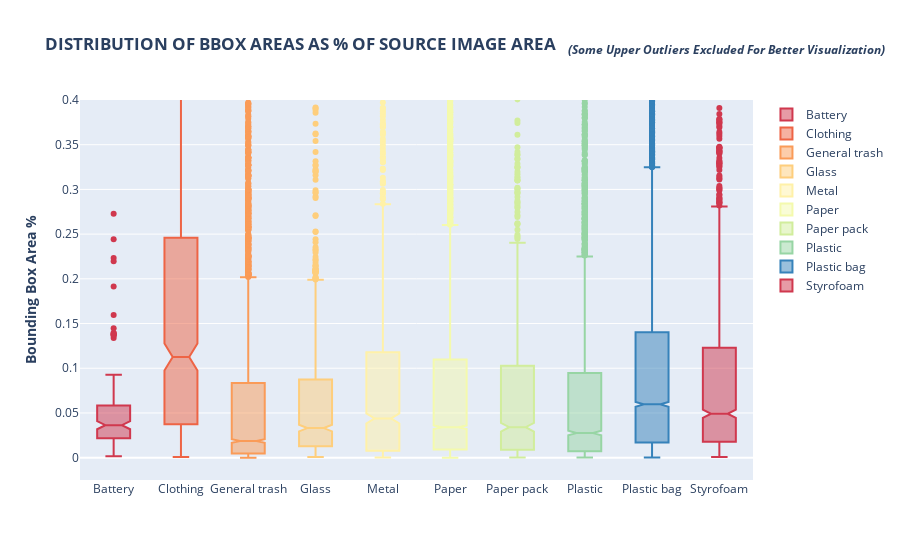

Notebook cell for this chart:
### Markdown cell above
## 2-5. Distribution of bbox area

### Code cell
# 각 Class 별 bounding box의 크기 분포입니다.
# Update bbox dataframe to make this easier
bbox_df["frac_bbox_area"] = (bbox_df["frac_x_max"]-bbox_df["frac_x_min"])*(bbox_df["frac_y_max"]-bbox_df["frac_y_min"])
# bbox_df["class_id_as_str"] = bbox_df["class_id"].map(classes)
display(bbox_df.head())

fig = px.box(bbox_df.sort_values(by="class_name"), x="class_name", y="frac_bbox_area", color="class_name", 
             color_discrete_sequence=LABEL_COLORS_WOUT_NO_FINDING, notched=True,
             labels={"class_name":"Class Name", "frac_bbox_area":"BBox Area (%)"},
             title="<b>DISTRIBUTION OF BBOX AREAS AS % OF SOURCE IMAGE AREA   " \
                   "<i><sub>(Some Upper Outliers Excluded For Better Visualization)</sub></i></b>")

fig.update_layout(showlegend=True,
                  yaxis_range=[-0.025,0.4],
                  legend_title_text=None,
                  xaxis_title="",
                  yaxis_title="<b>Bounding Box Area %</b>",)
fig.show()

### Figure 1 — Plotly figure (JSON) as saved in the notebook; plotly's stock layout.template omitted (floating-point values rounded to 4 significant figures; data arrays with more than 128 entries replaced by an {"elided": "..."} marker saying what was removed)
{"data": [{"alignmentgroup": "True", "hovertemplate": "Class Name=%{x}<br>BBox Area (%)=%{y}<extra></extra>", "legendgroup": "Battery", "marker": {"color": "rgb(208, 56, 78)"}, "name": "Battery", "notched": true, "offsetgroup": "Battery", "orientation": "v", "showlegend": true, "type": "box", "x": {"elided": "159 str values"}, "x0": " ", "xaxis": "x", "y": {"elided": "159 float values"}, "y0": " ", "yaxis": "y"}, {"alignmentgroup": "True", "hovertemplate": "Class Name=%{x}<br>BBox Area (%)=%{y}<extra></extra>", "legendgroup": "Clothing", "marker": {"color": "rgb(238, 100, 69)"}, "name": "Clothing", "notched": true, "offsetgroup": "Clothing", "orientation": "v", "showlegend": true, "type": "box", "x": {"elided": "468 str values"}, "x0": " ", "xaxis": "x", "y": {"elided": "468 float values"}, "y0": " ", "yaxis": "y"}, {"alignmentgroup": "True", "hovertemplate": "Class Name=%{x}<br>BBox Area (%)=%{y}<extra></extra>", "legendgroup": "General trash", "marker": {"color": "rgb(250, 155, 88)"}, "name": "General trash", "notched": true, "offsetgroup": "General trash", "orientation": "v", "showlegend": true, "type": "box", "x": {"elided": "3966 str values"}, "x0": " ", "xaxis": "x", "y": {"elided": "3966 float values"}, "y0": " ", "yaxis": "y"}, {"alignmentgroup": "True", "hovertemplate": "Class Name=%{x}<br>BBox Area (%)=%{y}<extra></extra>", "legendgroup": "Glass", "marker": {"color": "rgb(254, 206, 124)"}, "name": "Glass", "notched": true, "offsetgroup": "Glass", "orientation": "v", "showlegend": true, "type": "box", "x": {"elided": "982 str values"}, "x0": " ", "xaxis": "x", "y": {"elided": "982 float values"}, "y0": " ", "yaxis": "y"}, {"alignmentgroup": "True", "hovertemplate": "Class Name=%{x}<br>BBox Area (%)=%{y}<extra></extra>", "legendgroup": "Metal", "marker": {"color": "rgb(255, 241, 168)"}, "name": "Metal", "notched": true, "offsetgroup": "Metal", "orientation": "v", "showlegend": true, "type": "box", "x": {"elided": "936 str values"}, "x0": " ", "xaxis": "x", "y": {"elided": "936 float values"}, "y0": " ", "yaxis": "y"}, {"alignmentgroup": "True", "hovertemplate": "Class Name=%{x}<br>BBox Area (%)=%{y}<extra></extra>", "legendgroup": "Paper", "marker": {"color": "rgb(244, 250, 173)"}, "name": "Paper", "notched": true, "offsetgroup": "Paper", "orientation": "v", "showlegend": true, "type": "box", "x": {"elided": "6352 str values"}, "x0": " ", "xaxis": "x", "y": {"elided": "6352 float values"}, "y0": " ", "yaxis": "y"}, {"alignmentgroup": "True", "hovertemplate": "Class Name=%{x}<br>BBox Area (%)=%{y}<extra></extra>", "legendgroup": "Paper pack", "marker": {"color": "rgb(209, 237, 156)"}, "name": "Paper pack", "notched": true, "offsetgroup": "Paper pack", "orientation": "v", "showlegend": true, "type": "box", "x": {"elided": "897 str values"}, "x0": " ", "xaxis": "x", "y": {"elided": "897 float values"}, "y0": " ", "yaxis": "y"}, {"alignmentgroup": "True", "hovertemplate": "Class Name=%{x}<br>BBox Area (%)=%{y}<extra></extra>", "legendgroup": "Plastic", "marker": {"color": "rgb(151, 213, 164)"}, "name": "Plastic", "notched": true, "offsetgroup": "Plastic", "orientation": "v", "showlegend": true, "type": "box", "x": {"elided": "2943 str values"}, "x0": " ", "xaxis": "x", "y": {"elided": "2943 float values"}, "y0": " ", "yaxis": "y"}, {"alignmentgroup": "True", "hovertemplate": "Class Name=%{x}<br>BBox Area (%)=%{y}<extra></extra>", "legendgroup": "Plastic bag", "marker": {"color": "rgb(54, 130, 186)"}, "name": "Plastic bag", "notched": true, "offsetgroup": "Plastic bag", "orientation": "v", "showlegend": true, "type": "box", "x": {"elided": "5178 str values"}, "x0": " ", "xaxis": "x", "y": {"elided": "5178 float values"}, "y0": " ", "yaxis": "y"}, {"alignmentgroup": "True", "hovertemplate": "Class Name=%{x}<br>BBox Area (%)=%{y}<extra></extra>", "legendgroup": "Styrofoam", "marker": {"color": "rgb(208, 56, 78)"}, "name": "Styrofoam", "notched": true, "offsetgroup": "Styrofoam", "orientation": "v", "showlegend": true, "type": "box", "x": {"elided": "1263 str values"}, "x0": " ", "xaxis": "x", "y": {"elided": "1263 float values"}, "y0": " ", "yaxis": "y"}], "layout": {"boxmode": "overlay", "legend": {"title": {}, "tracegroupgap": 0}, "showlegend": true, "title": {"text": "<b>DISTRIBUTION OF BBOX AREAS AS % OF SOURCE IMAGE AREA   <i><sub>(Some Upper Outliers Excluded For Better Visualization)</sub></i></b>"}, "xaxis": {"anchor": "y", "categoryarray": ["Battery", "Clothing", "General trash", "Glass", "Metal", "Paper", "Paper pack", "Plastic", "Plastic bag", "Styrofoam"], "categoryorder": "array", "domain": [0, 1], "title": {"text": ""}}, "yaxis": {"anchor": "x", "domain": [0, 1], "range": [-0.025, 0.4], "title": {"text": "<b>Bounding Box Area %</b>"}}}}
